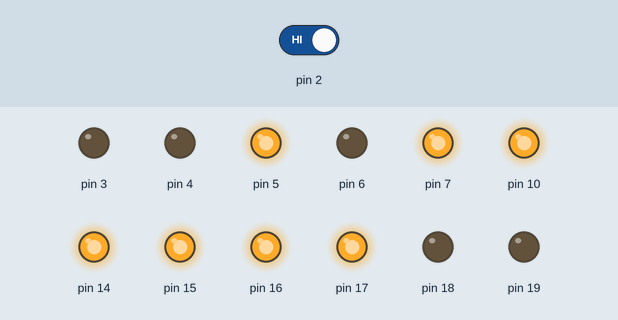
This sketch was run on a simulated Arduino Uno, built with avr-gcc and run on an emulated ATmega328P. On the bench: output pins drawn as LEDs (lit = HIGH). The inputs (shaded band) are chosen by the test bench; at power-on: pin 2 HIGH.

Above: at 1.2 s.
1.3 s: pin 2 driven LOW
Timing chart, 0 to 4.3 s (numbered marks = the images above; inputs shaded):
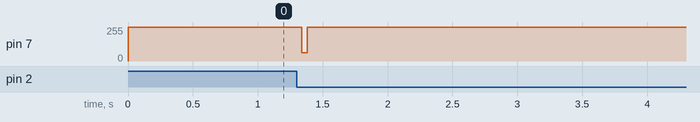

The sketch:

Diamond_4.ino
```cpp
// include the SPI library:
#include <SPI.h>

struct fin { byte outer,outer2,inner2,inner; };
byte check = 0;
const static fin dat[] =
{
   //0b_0111_0000, 0b_0011_1000, 0b_0000_0000, 0b0000_0000
   //     7    0       3    8         0   0        0    0
 {0x00,0x00,0x00,0x00},//0
 {0x00,0x00,0x00,0x00},//1
 {0x00,0x00,0x00,0x00},//2
 {0x00,0x00,0x00,0x00},//3
 {0x00,0x00,0x00,0x00},//4
 {0x00,0x00,0x00,0x00},//5
 {0x00,0x00,0x00,0x00},//6
 {0x00,0x00,0x00,0x00},//7
 {0x00,0x00,0x00,0x00},//8
 {0x00,0x00,0x00,0x00},//9
 {0x00,0x00,0x00,0x00},//0
 {0x00,0x00,0x00,0x00},//11
 {0x00,0x00,0x00,0x00},//12
 {0x00,0x00,0x00,0x00},//13
 {0x00,0x00,0x00,0x00},//14
 {0x00,0x00,0x00,0x00},//15
 {0x00,0x00,0x00,0x00},//16
 {0x00,0x00,0x00,0x00},//17
 {0x00,0x00,0x00,0x00},//18
 {0x00,0x00,0x00,0x00},//19
 {0x00,0x00,0x00,0x00},//20
 {0x00,0x00,0x00,0x00},//21
 {0x00,0x00,0x00,0x00},//22
 {0x00,0x00,0x00,0x00},//23
 {0x00,0x00,0x00,0x00},//24
 {0x00,0x00,0x00,0x00},//25
 {0x00,0x00,0x00,0x00},//26
 {0x00,0x00,0x00,0x00},//27
 {0x00,0x00,0x00,0x00},//28
 {0x00,0x00,0x00,0x00},//29
 {0x00,0x00,0x00,0x00},//30
 {0x00,0x00,0x00,0x00},//31
 {0x00,0x00,0x00,0x00},//32
 {0x00,0x00,0x00,0x00},//33
 {0x00,0x00,0x00,0x00},//34
 {0x00,0x00,0x00,0x00},//35
 {0x00,0x00,0x00,0x00},//36
 {0x00,0x00,0x00,0x00},//37
 {0x00,0x00,0x00,0x00},//38
 {0x00,0x00,0x00,0x00},//39
 {0x00,0x00,0x00,0x00},//40
 {0x00,0x00,0x00,0x00},//41
 {0x00,0x00,0x00,0x00},//42
 {0x00,0x00,0x00,0x00},//43
 {0x00,0x00,0x00,0x00},//44
 {0x00,0x00,0x00,0x00},//45
 {0x00,0x00,0x00,0x00},//46
 {0x00,0x00,0x00,0x00},//47
 {0x00,0x00,0x00,0x00},//48
 {0x00,0x00,0x00,0x00},//49
 {0x00,0x00,0x00,0x00},//50
 {0x00,0x00,0x00,0x00},//51
 {0x00,0x00,0x00,0x00},//52
 {0x00,0x00,0x00,0x00},//53
 {0x00,0x00,0x00,0x00},//54
 {0x00,0x00,0x00,0x00},//55
 {0x00,0x00,0x00,0x00},//56
 {0x00,0x00,0x00,0x00},//57
 {0x00,0x00,0x00,0x00},//58
 {0x00,0x00,0x00,0x00},//59
 {0x00,0x00,0x00,0x00},//60
 {0x00,0x00,0x00,0x00},//61
 {0x00,0x00,0x00,0x00},//62
 {0x00,0x00,0x00,0x00},//63
 {0x00,0x00,0x00,0x00},//64
 {0x00,0x00,0x00,0x00},//65
 {0x00,0x00,0x00,0x00},//66
 {0x00,0x00,0x00,0x00},//67
 {0x00,0x00,0x00,0x00},//68
 {0x00,0x00,0x00,0x00},//69
 {0x00,0x00,0x00,0x00},//70
 {0x00,0x00,0x00,0x00},//71
 {0x00,0x00,0x00,0x00},//72
 {0x00,0x00,0x00,0x00},//73
 {0x00,0x00,0x00,0x00},//74
 {0x00,0x00,0x00,0x00},//75
 {0x00,0x00,0x00,0x00},//76
 {0x00,0x00,0x00,0x00},//77
 {0x00,0x00,0x00,0x00},//78
 {0x00,0x00,0x00,0x00},//79
 {0x00,0x00,0x00,0x00},//80
 {0x00,0x00,0x00,0x00},//81
 {0x00,0x00,0x00,0x00},//82
 {0x00,0x00,0x00,0x00},//83
 {0x00,0x00,0x00,0x00},//84
 {0x00,0x00,0x00,0x00},//85
 {0x00,0x00,0x00,0x00},//86
 {0x00,0x00,0x00,0x00},//87
 {0x00,0x00,0x00,0x00},//88
 {0x00,0x00,0x00,0x00},//89
 {0x00,0x00,0x00,0x00},//90
 {0x00,0x00,0x00,0x00},//91
 {0x00,0x00,0x00,0x00},//92
 {0x00,0x00,0x00,0x00},//93
 {0x00,0x00,0x00,0x00},//94
 {0x00,0x00,0x00,0x00},//95
 {0x00,0x00,0x00,0x00},//96
 {0x00,0x00,0x00,0x00},//97
 {0x00,0x00,0x00,0x00},//98
 {0x00,0x00,0x00,0x00},//99
 {0x00,0x00,0x00,0x00},//100
 {0x00,0x00,0x00,0x00},//101
 {0x00,0x00,0x00,0x00},//102
 {0x00,0x00,0x00,0x00},//103
 {0x00,0x00,0x00,0x00},//104
 {0x00,0x00,0x00,0x00},//105
 {0x00,0x00,0x00,0x00},//106
 {0x00,0x00,0x00,0x00},//107
 {0x00,0x00,0x00,0x00},//108
 {0x00,0x00,0x00,0x00},//109
 {0x00,0x00,0x00,0x00},//110
 {0x00,0x00,0x00,0x00},//111
 {0x00,0x00,0x00,0x00},//112
 {0x00,0x00,0x00,0x00},//113
 {0x00,0x00,0x00,0x00},//114
 {0x00,0x00,0x00,0x00},//115
 {0x00,0x00,0x00,0x00},//116
 {0x00,0x00,0x00,0x00},//117
 {0x00,0x00,0x00,0x00},//118
 {0x00,0x00,0x00,0x00},//119
 {0x00,0x00,0x00,0x00},//120
 {0x00,0x00,0x00,0x00},//121
 {0x00,0x00,0x00,0x00},//122
 {0x00,0x00,0x00,0x00},//123
 {0x00,0x00,0x00,0x00},//124
 {0x00,0x00,0x00,0x00},//125
 {0x00,0x00,0x00,0x00},//126
 {0x00,0x00,0x00,0x00},//127
 {0x00,0x00,0x00,0x00},//128
 {0x00,0x00,0x00,0x00},//129
 {0x00,0x00,0x00,0x00},//130
 {0x00,0x00,0x00,0x00},//131
 {0x00,0x00,0x00,0x00},//132
 {0x00,0x00,0x00,0x00},//133
 {0x00,0x00,0x00,0x00},//134
 {0x00,0x00,0x00,0x00},//135
 {0x00,0x00,0x00,0x00},//136
 {0x00,0x00,0x00,0x00},//137
 {0x00,0x00,0x00,0x00},//138
 {0x00,0x00,0x00,0x00},//139
 {0x00,0x00,0x00,0x00},//140
 {0x00,0x00,0x00,0x00},//141
 {0x00,0x00,0x00,0x00},//142
 {0x00,0x00,0x00,0x00},//143
 {0x00,0x00,0x00,0x00},//144
 {0x00,0x00,0x00,0x00},//145
 {0x00,0x00,0x00,0x00},//146
 {0x00,0x00,0x00,0x00},//147
 {0x00,0x00,0x00,0x00},//148
 {0x00,0x00,0x00,0x00},//149
 {0x00,0x00,0x00,0x00},//150
 {0x00,0x00,0x00,0x00},//151
 {0x00,0x00,0x00,0x00},//152
 {0x00,0x00,0x00,0x00},//153
 {0x00,0x00,0x00,0x00},//154
 {0x00,0x00,0x00,0x00},//155
 {0x00,0x00,0x00,0x00},//156
 {0x00,0x00,0x00,0x00},//157
 {0x00,0x00,0x00,0x00},//158
 {0x00,0x00,0x00,0x00},//159
 {0x00,0x00,0x00,0x00},//160
 {0x00,0x00,0x00,0x00},//161
 {0x00,0x00,0x00,0x00},//162
 {0x00,0x00,0x00,0x00},//163
 {0x00,0x00,0x00,0x00},//164
 {0x00,0x00,0x00,0x00},//165
 {0x00,0x00,0x00,0x00},//166
 {0x00,0x00,0x00,0x00},//167
 {0x00,0x00,0x00,0x00},//168
 {0x00,0x00,0x00,0x00},//169
 {0x00,0x00,0x00,0x00},//170
 {0x00,0x00,0x00,0x00},//171
 {0x00,0x00,0x00,0x00},//172
 {0x00,0x00,0x00,0x00},//173
 {0x00,0x00,0x00,0x00},//174
 {0x00,0x00,0x00,0x00},//175
 {0x00,0x00,0x00,0x00},//176
 {0x00,0x00,0x00,0x00},//177
 {0x00,0x00,0x00,0x00},//178
 {0x00,0x00,0x00,0x00},//179
 {0x00,0x00,0x00,0x00},//180
 {0x00,0x00,0x00,0x00},//181
 {0x00,0x80,0x00,0x00},//182
 {0x01,0xC0,0x00,0x00},//183
 {0x03,0xE0,0x00,0x00},//184
 {0x03,0x30,0x00,0x00},//185
 {0x0E,0x38,0x00,0x00},//186
 {0x1C,0x1C,0x00,0x00},//187
 {0x38,0x0E,0x00,0x00},//188
 {0x70,0x07,0x00,0x00},//189
 {0xE0,0x01,0xC0,0x00},//190
 {0xC0,0x01,0xC0,0x00},//191
 {0x80,0x00,0xE0,0x00},//192
 {0xC0,0x01,0xC0,0x00},//193
 {0xE0,0x01,0xC0,0x00},//194
 {0x70,0x07,0x00,0x00},//195
 {0x38,0x0E,0x00,0x00},//196
 {0x1C,0x1C,0x00,0x00},//197
 {0x0E,0x38,0x00,0x00},//198
 {0x03,0x30,0x00,0x00},//199
 {0x03,0xE0,0x00,0x00},//200
 {0x01,0xC0,0x00,0x00},//201
 {0x00,0x80,0x00,0x00},//202
 {0x00,0x00,0x00,0x00},//203
 {0x00,0x00,0x00,0x00},//204
 {0x00,0x00,0x00,0x00},//205
 {0x00,0x00,0x00,0x00},//206
 {0x00,0x00,0x00,0x00},//207
 {0x00,0x00,0x00,0x00},//208
 {0x00,0x00,0x00,0x00},//209
 {0x00,0x00,0x00,0x00},//210
 {0x00,0x00,0x00,0x00},//211
 {0x00,0x00,0x00,0x00},//212
 {0x00,0x00,0x00,0x00},//213
 {0x00,0x00,0x00,0x00},//214
 {0x00,0x00,0x00,0x00},//215
 {0x00,0x00,0x00,0x00},//216
 {0x00,0x00,0x00,0x00},//217
 {0x00,0x00,0x00,0x00},//218
 {0x00,0x00,0x00,0x00},//219
 {0x00,0x00,0x00,0x00},//220
 {0x00,0x00,0x00,0x00},//221
 {0x00,0x00,0x00,0x00},//222
 {0x00,0x00,0x00,0x00},//223
 {0x00,0x00,0x00,0x00},//224
 {0x00,0x00,0x00,0x00},//225
 {0x00,0x00,0x00,0x00},//226
 {0x00,0x00,0x00,0x00},//227
 {0x00,0x00,0x00,0x00},//228
 {0x00,0x00,0x00,0x00},//229
 {0x00,0x00,0x00,0x00},//230
 {0x00,0x00,0x00,0x00},//231
 {0x00,0x00,0x00,0x00},//232
 {0x00,0x00,0x00,0x00},//233
 {0x00,0x00,0x00,0x00},//234
 {0x00,0x00,0x00,0x00},//235
 {0x00,0x00,0x00,0x00},//236
 {0x00,0x00,0x00,0x00},//237
 {0x00,0x00,0x00,0x00},//238
 {0x00,0x00,0x00,0x00},//239
 {0x00,0x00,0x00,0x00},//240
 {0x00,0x00,0x00,0x00},//241
 {0x00,0x00,0x00,0x00},//242
 {0x00,0x00,0x00,0x00},//243
 {0x00,0x00,0x00,0x00},//244
 {0x00,0x00,0x00,0x00},//245
 {0x00,0x00,0x00,0x00},//246
 {0x00,0x00,0x00,0x00},//247
 {0x00,0x00,0x00,0x00},//248
 {0x00,0x00,0x00,0x00},//249
 {0x00,0x00,0x00,0x00},//250
 {0x00,0x00,0x00,0x00},//251
 {0x00,0x00,0x00,0x00},//252
 {0x00,0x00,0x00,0x00},//253
 {0x00,0x00,0x00,0x00},//254
 {0x00,0x00,0x00,0x00},//255

};

volatile unsigned i = 0;

void setup() {
  // Initialize I/O
  DDRC = DDRC | B0111111;
  DDRD = DDRD | B11111000;
  attachInterrupt(0,timing,FALLING);
  // initialize SPI:
  SPI.begin();
  SPI.setDataMode(SPI_MODE0);
  SPI.setClockDivider(SPI_CLOCK_DIV2);
  SPI.setBitOrder(MSBFIRST);

  PORTC = B0001111;
  PORTD = B10100000;
}

void loop() {

}

void timing(){
   //Runs when falling edge from Schmitt Trigger is seen
   check = digitalRead(2);   // This is mucho importante
   if(0 != check){
    return;
   }
   for (i=64; i<256; i++) {
        LEDWrite();
   }
   for (i=0; i<64; i++) {
        LEDWrite();
   }
   PORTD = B10100000;
}

void LEDWrite() {
  PORTD = 0b10100000;
  SPI.transfer(dat[i].outer);
  SPI.transfer(dat[i].outer2);
  SPI.transfer(dat[i].inner2);
  SPI.transfer(dat[i].inner);
  PORTD = 0b11100000;
  //delayMicroseconds(59);
  PORTD = 0b00100000;
  delayMicroseconds(118);
}
```

Measured:
- after the input at 1.3 s, pin 7: 255/255 → 62/255 at once, → 255/255 0.04 s later
